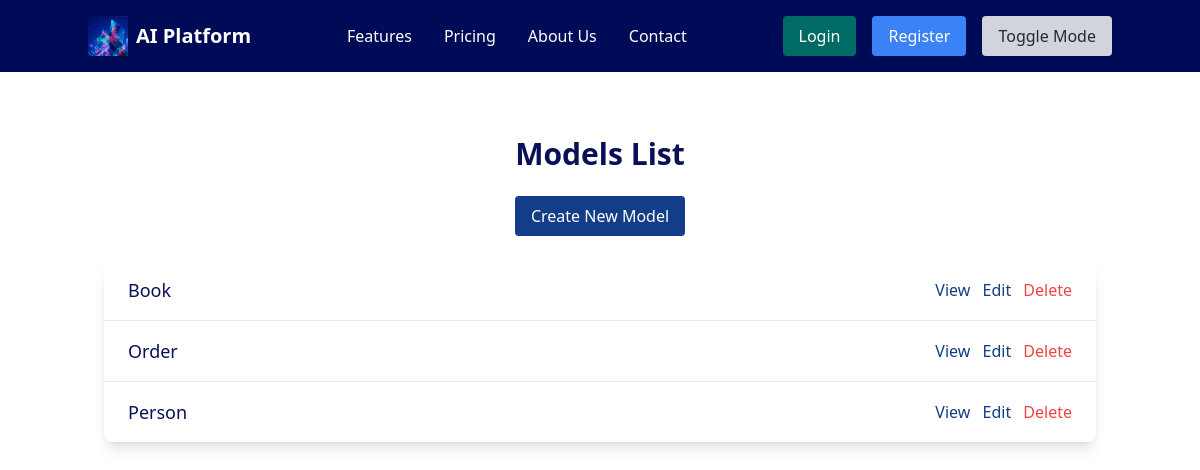
Page /models/ (signed in) on the committed database.
### authApp/models.py (models this page shows, shortened)
class DynamicModelLog(models.Model):
    user = models.ForeignKey(CustomUser, on_delete=models.SET_NULL, null=True, blank=True)
    model_name = models.CharField(max_length=255)
    created_at = models.DateTimeField(auto_now_add=True)
    application = models.ForeignKey("idd.Application", on_delete=models.CASCADE)

### database/views.py (the view)
# urls.py: path('', list_models, name='list_models'),
def list_models(request):
    models = fetch_models(request)
    return render(request, 'database/templates/list_models.html', {'models': models})

### authApp/autoLogoutMiddleware.py (called while the page is built, shortened)
    def __call__(self, request):
        if request.user.is_authenticated:
            last_activity = request.session.get('last_activity')
            current_time = now()
            request.session['last_activity'] = current_time.isoformat()
        return self.get_response(request)

### utils/database_utils.py (called while the page is built)
def fetch_models(request, model_name=None):
    return parse_models_file(request, model_name)

### database/templates/list_models.html (shortened to what this page needs)
{% extends 'base.html' %}
{% block content %}
<div class="container mx-auto px-4 py-8">
    <h1 class="text-3xl font-bold text-center text-[#091057] mb-6">Models List</h1>
    <div class="flex justify-center mb-6">
        <a href="{% url 'create_model' %}" class="bg-[#133E87] text-white py-2 px-4 rounded hover:bg-[#0a3c73] transition duration-300">
            Create New Model
        </a>
    </div>
    <ul class="bg-white shadow-lg rounded-lg divide-y divide-gray-200">
        {% for model in models %}
        <li class="flex justify-between items-center py-4 px-6 hover:bg-gray-100 transition duration-300">
            <span class="text-lg text-[#091057]">{{ model.model_name }}</span>
            <div class="space-x-2">
                <a href="{% url 'view_model' %}?model_name={{ model.model_name }}" class="text-[#133E87] hover:text-[#091057] transition duration-300">View</a>
                <a href="{% url 'edit_model' %}?model_name={{ model.model_name }}" class="text-[#133E87] hover:text-[#091057] transition duration-300">Edit</a>
                <form action="{% url 'delete_model' %}" method="POST" class="inline">
                    <button type="submit" class="text-red-500 hover:text-red-700 transition duration-300 focus:outline-none">
                        Delete
                    </button>
                </form>
            </div>
        </li>
        {% endfor %}
    </ul>
</div>
{% endblock %}

### authApp/templates/base.html (style rules this page uses)
html { transition: background-color 0.3s, color 0.3s; }

### rows in the picture
DynamicModelLog: model_name "Book"
DynamicModelLog: model_name "Order"
DynamicModelLog: model_name "Person"
